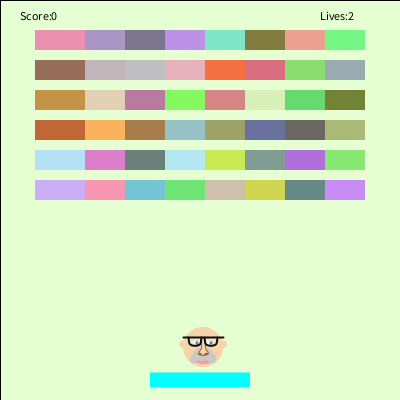
Frame 1 (no input)
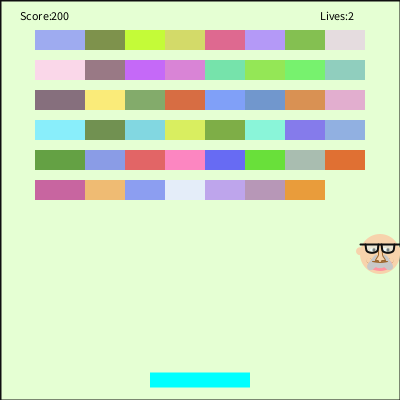
Frame 60 (the mouse pressed at the canvas centre just before this capture)
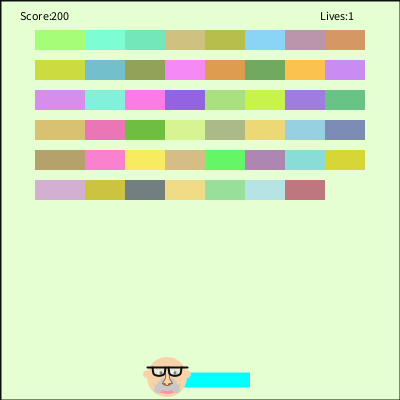
Frame 120 (the mouse held since frame 60 and released just before this capture)

The Processing sketch that drew these frames (run headless with seeded random() and noise(); from frame 60 on, the mouse is pressed at the canvas centre):

// Processing sketch: processing_119253
// ── processing_119253.pde

//Homework 8
//Amy Friedman
//amyfried
//Copyright Amy Friedman October 2013 Pittsburgh, PA
//bricklist & array came from processing forum
//first written by kyten917 then editted by Chrisir, adapted by Amy Friedman for code

//CONTROLS
//spacebar resets the game
// p pauses the game
// l loops (unpauses) the game

//for PLAYER ONE
//left arrow moves control bar left
//right arrow moves control bar right
//up arrow increase the width of the control bar
//m decreases x speed of jims face
//b decreases y speed of jims face

//for PLAYER TWO
// f increases the x speed of jims face
// s increases the y speed of jims face 
// e decreases the width of the control bar

float x,y,faceSpeedx, faceSpeedy;//face dimensions
float xcb,ycb,wdcb,htcb; //controlbar
float wdbp;

int wd,ht;
int points;
int lives;

ArrayList brickslist;


void setup()
{
  size(400,400);
  rectMode(CENTER);
  x=200;
  y=350;
  wd=40;
  ht=40;
  faceSpeedx=3;
  faceSpeedy=3;
  
  xcb=200;
  ycb=380;
  wdcb=100;
  htcb=15;
  wdbp=50;
  
  points=0;
  lives=2;
  
  brickslist = new ArrayList();
  // fill the array list
  for (int dx= 1;dx<=8; dx++) 
  {
    for (int dy = 1; dy<=6; dy++) 
    {
      brickslist.add(new Bricks (dx*40+20, dy*30+10, wdbp, 20));
    }
  }
}

void draw()
{
  fill(#E5FFD3);
  rect(width*.5,height*.5,width,height);
  
  patternCollide();
  blockPattern();
  controlbarCollide();
  controlBar(xcb,ycb,wdcb,htcb);
  jimMove();
  jimsFace(x,y,wd,ht);
  showPoints();
  showLives();
}

void blockPattern()
{
  for (int i = brickslist.size()-1; i>=0; i--) 
  {
    Bricks oneSingleBrick = (Bricks) brickslist.get(i);
  noStroke();
  fill(random(100,255),random(100,255),random(50,255));
  rect(oneSingleBrick.xblock, oneSingleBrick.yblock, oneSingleBrick.wdblock, oneSingleBrick.htblock);
  }
}
  
void patternCollide()
{
  for (int i = brickslist.size()-1; i>=0; i--) {
    // get the brick #i
    Bricks oneSingleBrick = (Bricks) brickslist.get(i);
    // check it
    if (oneSingleBrick.collide( x, y, wd, ht ) ) 
    {
      faceSpeedy = -faceSpeedy;
      points=points+200;
      brickslist.remove(i);
    }
    
}}
  
void showLives()
{
  fill(0);
  text("Lives:" + lives, width*.8, height*.05);
}
void showPoints()
{
  fill(0);
  text("Score:" + points, width*.05, height*.05);
}

void controlbarCollide()
{
  float d = dist(x,y,xcb,ycb);
  
   if (d < (wd + wdcb)&& d<(ht*.5 +htcb))
  {
     faceSpeedy = -faceSpeedy;  
  }
}

void keyPressed()
{
  if (key=='f')//x speed increases
  {
    faceSpeedx++;
  }
  else if (key=='m')//x speed decreases
  {
    faceSpeedx--;
  }
  else if (key=='s')//yspeed increases
  {
    faceSpeedy++;
  }
  else if (key=='b')//yspeed decreases
  {
    faceSpeedy--;
  }
  else if (key=='p') //pauses game
  {
    noLoop();
  }
    else if (key=='l')//unpause, loops game
  {
    loop();
  }

  else if (keyCode==UP)//controlbar gets bigger
  {
    wdcb=wdcb+25;
  }
  else if (key=='e')//controlbar gets smaller
 {
   wdcb=wdcb-25;
 }
 else if (keyCode==LEFT)//control bar moves left
 {
   xcb=xcb-50;
 }
 else if (keyCode==RIGHT)//controlbar moves right
 {
   xcb=xcb+50;
 }
 else if (key==' ')//resets the game
 {
   reset();
 }
}

void reset()
{
  loop();
  lives=2;
  points=0;
  x=200;
  y=350;
  xcb=200;
  ycb=380;
  for (int dx= 1;dx<=8; dx++) 
  {
    for (int dy = 1; dy<=8; dy++) 
    {
      brickslist.add(new Bricks (dx*40+20, dy*30+10, wdbp, 20));
    }
  }
}

void controlBar(float xcb,float ycb,float wdcb,float htcb)
{
  fill(0,255,255);
  rect(xcb,ycb,wdcb,htcb);
}

void jimMove()
{
   x = x + faceSpeedx; 
   if ( x > width || x < 0  ) 
   {
     faceSpeedx = -faceSpeedx;  
   }
    y = y + faceSpeedy; 
   if ( y < 0  ) 
   {
     faceSpeedy = -faceSpeedy;  
   } 
   if (y>width && lives>1)
   {
    lives--;
    x=xcb;
    y=ycb;
   }
   else if (y>width && lives==1)
   {
    lives=lives-1;
    points=0;
    fill(100);
    textSize(20);
    text("YOU LOSE!!", width*.25, height*.25); 
    noLoop();
    }
    
  }

void jimsFace(float x, float y, float wd, float ht)
{
noStroke();
fill(#F7D3AC);
ellipse(x, y, wd, ht);

//dimples//
noStroke();
fill(#9B652C);//brown//
ellipse(x-wd*.27, y+ht*.17, wd*.13, ht*.13);
ellipse(x+wd*.27, y+ht*.17, wd*.13, ht*.13);
ellipse( x-wd*.2, y-ht*.12, wd*.17, ht*.13);
ellipse( x+wd*.2, y-ht*.12, wd*.17, ht*.13);
fill(#F7D3AC);//skin//
ellipse(x-wd*.28, y+ht*.16, wd*.13, ht*.13);
ellipse(x+wd*.28, y+ht*.16, wd*.13, ht*.13); 
ellipse( x-wd*.2, y-ht*.13, wd*.2, ht*.13);
ellipse( x+wd*.2, y-ht*.13, wd*.2, ht*.13);

//eyes//
noStroke();
fill(#FFFFFF); //white eye part//
ellipse( x-wd*.15, y-ht*.1, wd*.2, ht*.1);
ellipse(x+wd*.15, y-ht*.1, wd*.2, ht*.1);
noStroke();
fill(#836646); //iris//
ellipse(x-wd*.15, y-ht*.1, wd*.09, ht*.11);
ellipse( x+wd*.2, y-ht*.1, wd*.09, ht*.11);
fill(#030303); //pupil//
ellipse( x-wd*.15, y-ht*.1, wd*.05, ht*.07);
ellipse(x+wd*.2, y-ht*.1, wd*.05, ht*.07);
strokeWeight(8);

//smile//
strokeWeight(7);
stroke(#FF939F);
fill(#FFFFFF);
beginShape();
 curveVertex( x-wd*.2, y+ht*.25);
 curveVertex( x-wd*.2, y+ht*.25);
 curveVertex( x-wd*.2, y+ht*.27);
 curveVertex(x-wd*.13, y+ht*.30);
 curveVertex(       x, y+ht*.33);
 curveVertex(x+wd*.13, y+ht*.30);
 curveVertex( x+wd*.2, y+ht*.27);
 curveVertex( x+wd*.2, y+ht*.25);
 curveVertex( x+wd*.2, y+ht*.25);
endShape();

//mustache//
stroke(200);
fill(200);
beginShape();
 curveVertex( x-wd*.1, y+ht*.1);
 curveVertex( x-wd*.1, y+ht*.1);
 curveVertex(x-wd*.23, y+ht*.3);
 curveVertex(x-wd*.17, y+ht*.27);
 curveVertex( x-wd*.1, y+ht*.23);
 curveVertex(x-wd*.03, y+ht*.27);
 curveVertex(      x,  y+ht*.27);
 curveVertex(x+wd*.03, y+ht*.27);
 curveVertex( x+wd*.1, y+ht*.23);
 curveVertex(x+wd*.17, y+ht*.27);
 curveVertex(x+wd*.23, y+ht*.3);
 curveVertex( x+wd*.1, y+ht*.1);
 curveVertex( x+wd*.1, y+ht*.1);
endShape();

//nose//
strokeWeight(1);
stroke(#9B652C);
fill(#F7D3AC);
beginShape();
  curveVertex(x-wd*.15, y-ht*.2);//reference point
  curveVertex(x-wd*.07, y-ht*.2);
  curveVertex(x-wd*.05, y+ht*.02);
  curveVertex(x-wd*.1, y+ht*.1);
  curveVertex(x-wd*.11, y+ht*.17);
  curveVertex(x-wd*.06, y+ht*.15);
  curveVertex(x-wd*.03, y+ht*.18);
  curveVertex(   x*.98, y+ht*.19);
  curveVertex(       x, y+ht*.2);
  curveVertex(  x*1.02, y+ht*.19);
  curveVertex(x+wd*.03, y+ht*.18);
  curveVertex(x+wd*.06, y+ht*.15);
  curveVertex(x+wd*.11, y+ht*.17);
  curveVertex(x+wd*.13, y+ht*.16);
  curveVertex( x+wd*.1, y+ht*.1); 
  curveVertex(x+wd*.05, y+ht*.02);
  curveVertex(x+wd*.07, y-ht*.2);
  curveVertex(x+wd*.15, y-ht*.2);//reference point
endShape();
arc( x-wd*.09, y+ht*.13, wd-wd*1.24, ht-ht*1.25,    HALF_PI,    PI+HALF_PI, OPEN);
arc(x+wd*.095, y+ht*.13, wd-wd*1.24, ht-ht*1.25, PI+HALF_PI,TWO_PI+HALF_PI, OPEN);

//ears
fill(#F7D3AC);
noStroke();
ellipse(x-wd*.5, y-ht*.07, wd*.2, ht*.2);
ellipse(x+wd*.5, y-ht*.07, wd*.2, ht*.2);

//glasses//
noFill();
stroke(15);
strokeWeight(2);
fill(#E0FBFF, 125);
beginShape(); //left side//
 curveVertex(x-wd*.37, y-ht*.23);//reference point
 curveVertex(x-wd*.37, y-ht*.23);
 curveVertex(x-wd*.33, y-ht*.1);
 curveVertex(x-wd*.27, y-ht*.03);
 curveVertex(x-wd*.13, y-ht*.03);
 curveVertex(x-wd*.07, y-ht*.1);
 curveVertex(x-wd*.03, y-ht*.23);
 curveVertex(x-wd*.03, y-ht*.23);//reference point
endShape();

beginShape();//right side//
 curveVertex(x+wd*.03, y-ht*.23);//reference point
 curveVertex(x+wd*.03, y-ht*.23);
 curveVertex(x+wd*.07, y-ht*.1);
 curveVertex(x+wd*.13, y-ht*.03);
 curveVertex(x+wd*.27, y-ht*.03);
 curveVertex(x+wd*.33, y-ht*.1);
 curveVertex(x+wd*.37, y-ht*.23);
 curveVertex(x+wd*.37, y-ht*.23);//reference point
endShape();
line(x-wd*.5, y-ht*.23, x+wd*.5, y-ht*.23);

}
class Bricks {
  float htblock;
  float wdblock;
  float xblock;
  float yblock;
  Bricks(float tempx, float tempy, float tempwdth, float temphgt) {
    htblock = temphgt;
    wdblock = tempwdth;
    xblock = tempx;
    yblock = tempy;
  }
  
boolean collide (float x, float y, int wd, int ht) {
    
  float d2 = dist(x,y,xblock,yblock);
  
   if (d2 < (wd*.5 + wdblock*.5)&& d2<(ht*.5 +htblock*.5))
   {
      return (true);
    }
    else {
      return (false);
    }
  }
}
